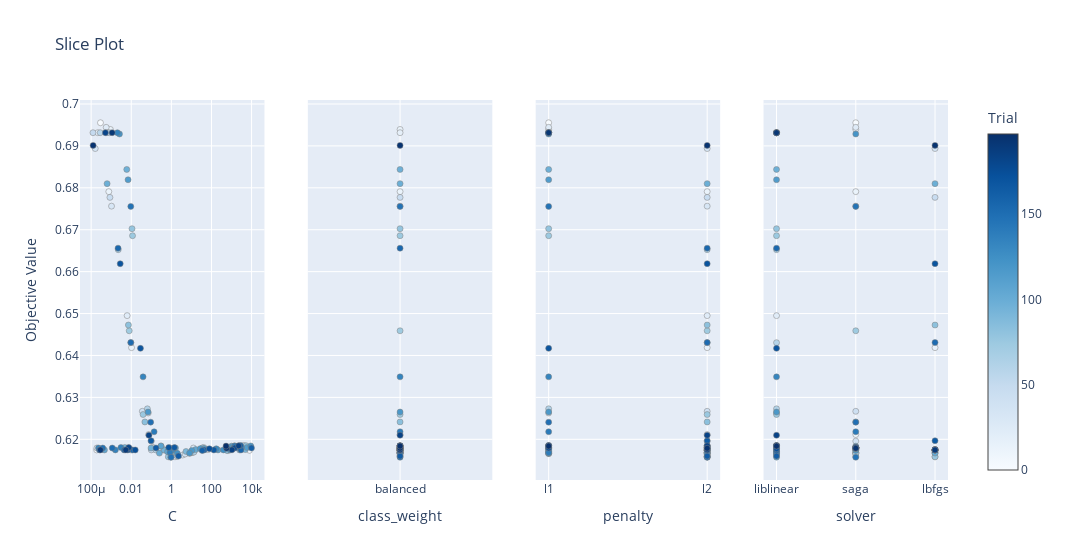

Notebook code cell kept with this figure:
### Code cell
optuna.visualization.plot_slice(study_best_features)

### Figure 1 — Plotly figure (JSON) as saved in the notebook; plotly's stock layout.template omitted (floating-point values rounded to 4 significant figures; data arrays with more than 128 entries replaced by an {"elided": "..."} marker saying what was removed)
{"data": [{"marker": {"color": {"elided": "151 int values"}, "colorbar": {"title": {"text": "Trial"}, "x": 1, "xpad": 40}, "colorscale": [[0, "rgb(247,251,255)"], [0.125, "rgb(222,235,247)"], [0.25, "rgb(198,219,239)"], [0.375, "rgb(158,202,225)"], [0.5, "rgb(107,174,214)"], [0.625, "rgb(66,146,198)"], [0.75, "rgb(33,113,181)"], [0.875, "rgb(8,81,156)"], [1, "rgb(8,48,107)"]], "line": {"color": "Grey", "width": 0.5}, "showscale": true}, "mode": "markers", "name": "Feasible Trial", "showlegend": false, "type": "scatter", "x": {"elided": "151 float values"}, "xaxis": "x", "y": {"elided": "151 float values"}, "yaxis": "y"}, {"marker": {"color": {"elided": "151 int values"}, "colorbar": {"title": {"text": "Trial"}, "x": 1, "xpad": 40}, "colorscale": [[0, "rgb(247,251,255)"], [0.125, "rgb(222,235,247)"], [0.25, "rgb(198,219,239)"], [0.375, "rgb(158,202,225)"], [0.5, "rgb(107,174,214)"], [0.625, "rgb(66,146,198)"], [0.75, "rgb(33,113,181)"], [0.875, "rgb(8,81,156)"], [1, "rgb(8,48,107)"]], "line": {"color": "Grey", "width": 0.5}, "showscale": false}, "mode": "markers", "name": "Feasible Trial", "showlegend": false, "type": "scatter", "x": {"elided": "151 str values"}, "xaxis": "x2", "y": {"elided": "151 float values"}, "yaxis": "y2"}, {"marker": {"color": {"elided": "151 int values"}, "colorbar": {"title": {"text": "Trial"}, "x": 1, "xpad": 40}, "colorscale": [[0, "rgb(247,251,255)"], [0.125, "rgb(222,235,247)"], [0.25, "rgb(198,219,239)"], [0.375, "rgb(158,202,225)"], [0.5, "rgb(107,174,214)"], [0.625, "rgb(66,146,198)"], [0.75, "rgb(33,113,181)"], [0.875, "rgb(8,81,156)"], [1, "rgb(8,48,107)"]], "line": {"color": "Grey", "width": 0.5}, "showscale": false}, "mode": "markers", "name": "Feasible Trial", "showlegend": false, "type": "scatter", "x": {"elided": "151 str values"}, "xaxis": "x3", "y": {"elided": "151 float values"}, "yaxis": "y3"}, {"marker": {"color": {"elided": "151 int values"}, "colorbar": {"title": {"text": "Trial"}, "x": 1, "xpad": 40}, "colorscale": [[0, "rgb(247,251,255)"], [0.125, "rgb(222,235,247)"], [0.25, "rgb(198,219,239)"], [0.375, "rgb(158,202,225)"], [0.5, "rgb(107,174,214)"], [0.625, "rgb(66,146,198)"], [0.75, "rgb(33,113,181)"], [0.875, "rgb(8,81,156)"], [1, "rgb(8,48,107)"]], "line": {"color": "Grey", "width": 0.5}, "showscale": false}, "mode": "markers", "name": "Feasible Trial", "showlegend": false, "type": "scatter", "x": {"elided": "151 str values"}, "xaxis": "x4", "y": {"elided": "151 float values"}, "yaxis": "y4"}], "layout": {"title": {"text": "Slice Plot"}, "width": 1200, "xaxis": {"anchor": "y", "domain": [0, 0.2125], "title": {"text": "C"}, "type": "log"}, "xaxis2": {"anchor": "y2", "categoryarray": [null, "balanced"], "categoryorder": "array", "domain": [0.2625, 0.475], "title": {"text": "class_weight"}, "type": "category"}, "xaxis3": {"anchor": "y3", "categoryarray": ["l1", "l2", null], "categoryorder": "array", "domain": [0.525, 0.7375], "title": {"text": "penalty"}, "type": "category"}, "xaxis4": {"anchor": "y4", "categoryarray": ["liblinear", "saga", "lbfgs"], "categoryorder": "array", "domain": [0.7875, 1], "title": {"text": "solver"}, "type": "category"}, "yaxis": {"anchor": "x", "domain": [0, 1], "title": {"text": "Objective Value"}}, "yaxis2": {"anchor": "x2", "domain": [0, 1], "matches": "y", "showticklabels": false}, "yaxis3": {"anchor": "x3", "domain": [0, 1], "matches": "y", "showticklabels": false}, "yaxis4": {"anchor": "x4", "domain": [0, 1], "matches": "y", "showticklabels": false}}}
